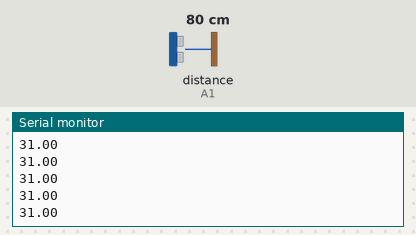
Recording of a sketch running on a simulated Arduino Uno, built with avr-gcc and run on an emulated ATmega328P. Parts: the last lines printed to the serial monitor. The test bench sets the inputs (shaded band); at power-on: distance to the obstacle (sensor on A1) 80 cm.

Above: at 1.2 s.
1.3 s: distance to the obstacle (sensor on A1) set to 2 cm
At 1.34 s:
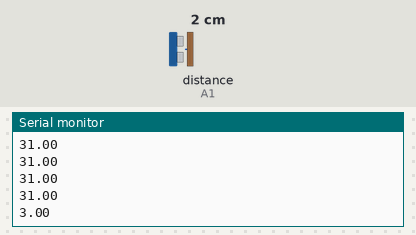
2.8 s: distance to the obstacle (sensor on A1) set to 4 cm
At 2.8 s:
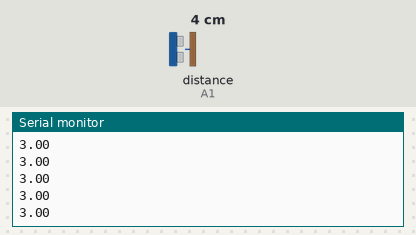
Timing chart, 0 to 5.8 s (numbered marks = the images above; inputs shaded):
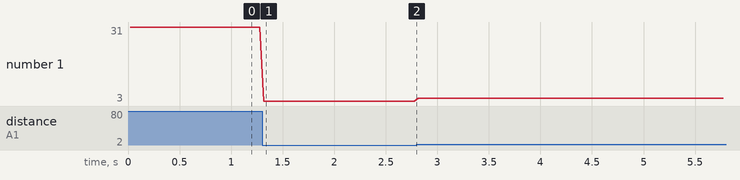

Measured:
- after the input at 1.3 s, the serial monitor: prints a new line at once (image 1)
- plotted number 1: 31 → 3 after the input at 1.3 s, 3 → 4 after the input at 2.8 s

The sketch:

sharpIR.ino
```cpp
/*SHARP GP2Y0A21YK0F IR distance sensor with Arduino and SharpIR library example code. More info: https://www.makerguides.com */
// Include the library:
#include <SharpIR.h>
// Define model and input pin:
#define IRPin A1
#define model 430
// Create variable to store the distance:
float distance_cm;
/* Model :
GP2Y0A02YK0F --> 20150
GP2Y0A21YK0F --> 1080
GP2Y0A710K0F --> 100500
GP2YA41SK0F --> 430
*/
// Create a new instance of the SharpIR class:
SharpIR mySensor = SharpIR(IRPin, model);
void setup() {
// Begin serial communication at a baudrate of 9600:
Serial.begin(9600);
}
void loop() {
// Get a distance measurement and store it as distance_cm:
distance_cm = mySensor.distance();
// Print the measured distance to the serial monitor:
// Serial.print("Mean distance: ");
Serial.println(distance_cm);
// Serial.println(" cm");
delay(20);
}
```
